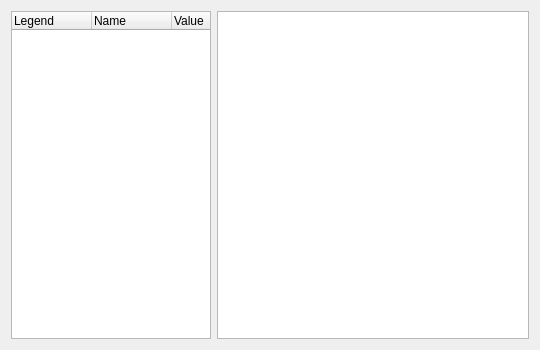
<?xml version="1.0" encoding="UTF-8"?>
<ui version="4.0">
 <class>DataPlotPanel</class>
 <widget class="QWidget" name="DataPlotPanel">
  <property name="geometry">
   <rect>
    <x>0</x>
    <y>0</y>
    <width>540</width>
    <height>350</height>
   </rect>
  </property>
  <property name="maximumSize">
   <size>
    <width>16777215</width>
    <height>16777215</height>
   </size>
  </property>
  <property name="windowTitle">
   <string>Form</string>
  </property>
  <layout class="QGridLayout" name="gridLayout">
   <item row="0" column="1">
    <widget class="PlotWidget" name="graphicsView">
     <property name="frameShape">
      <enum>QFrame::StyledPanel</enum>
     </property>
     <property name="frameShadow">
      <enum>QFrame::Plain</enum>
     </property>
    </widget>
   </item>
   <item row="0" column="0">
    <widget class="QTreeWidget" name="treeWidget">
     <property name="maximumSize">
      <size>
       <width>200</width>
       <height>16777215</height>
      </size>
     </property>
     <property name="horizontalScrollBarPolicy">
      <enum>Qt::ScrollBarAlwaysOff</enum>
     </property>
     <property name="rootIsDecorated">
      <bool>false</bool>
     </property>
     <property name="itemsExpandable">
      <bool>false</bool>
     </property>
     <property name="expandsOnDoubleClick">
      <bool>false</bool>
     </property>
     <property name="columnCount">
      <number>3</number>
     </property>
     <attribute name="headerVisible">
      <bool>true</bool>
     </attribute>
     <attribute name="headerDefaultSectionSize">
      <number>80</number>
     </attribute>
     <column>
      <property name="text">
       <string>Legend</string>
      </property>
     </column>
     <column>
      <property name="text">
       <string>Name</string>
      </property>
     </column>
     <column>
      <property name="text">
       <string>Value</string>
      </property>
     </column>
    </widget>
   </item>
  </layout>
 </widget>
 <customwidgets>
  <customwidget>
   <class>PlotWidget</class>
   <extends>QGraphicsView</extends>
   <header>pyqtgraph</header>
  </customwidget>
 </customwidgets>
 <resources/>
 <connections/>
</ui>
